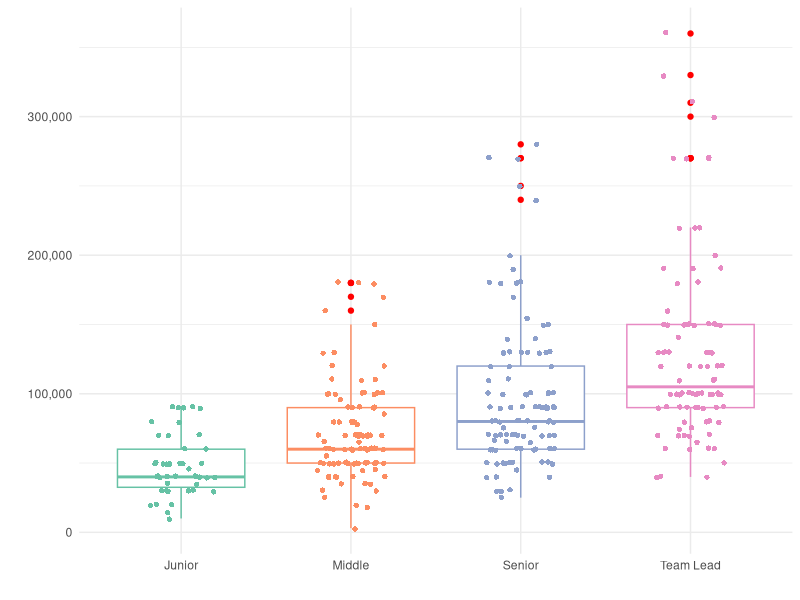
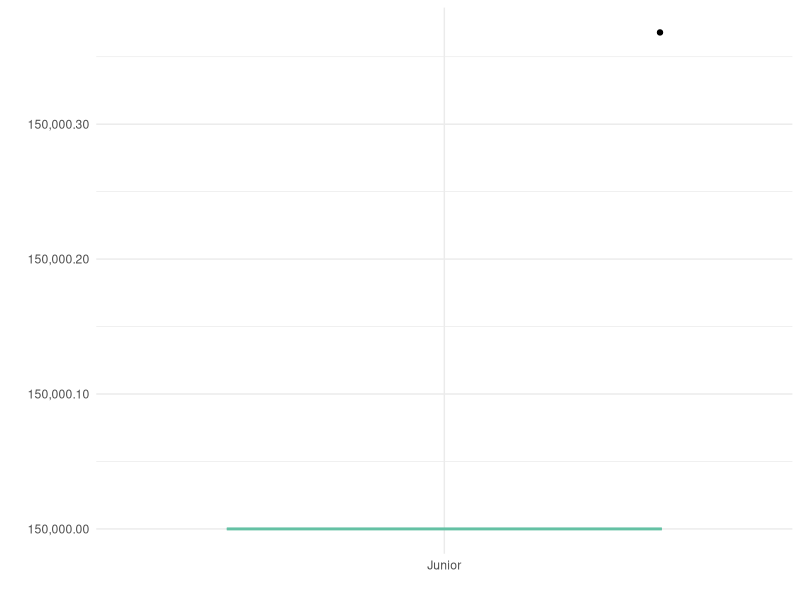
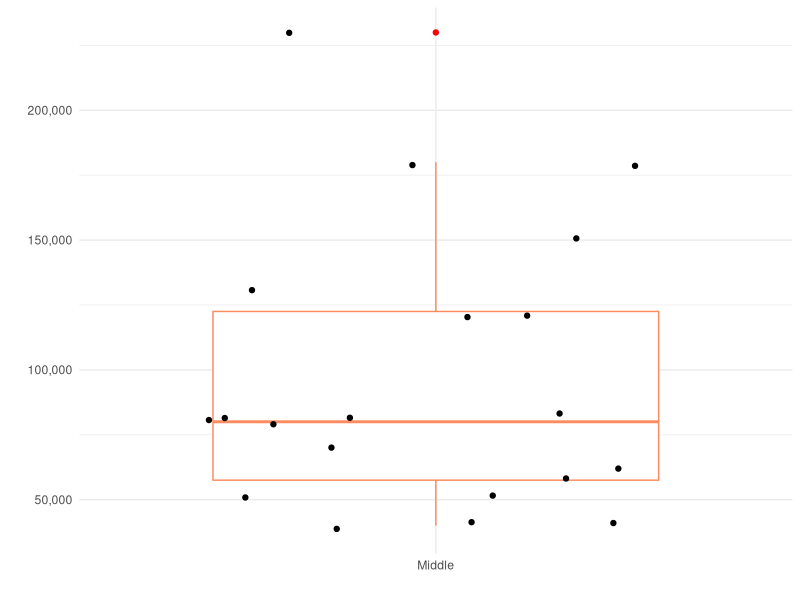
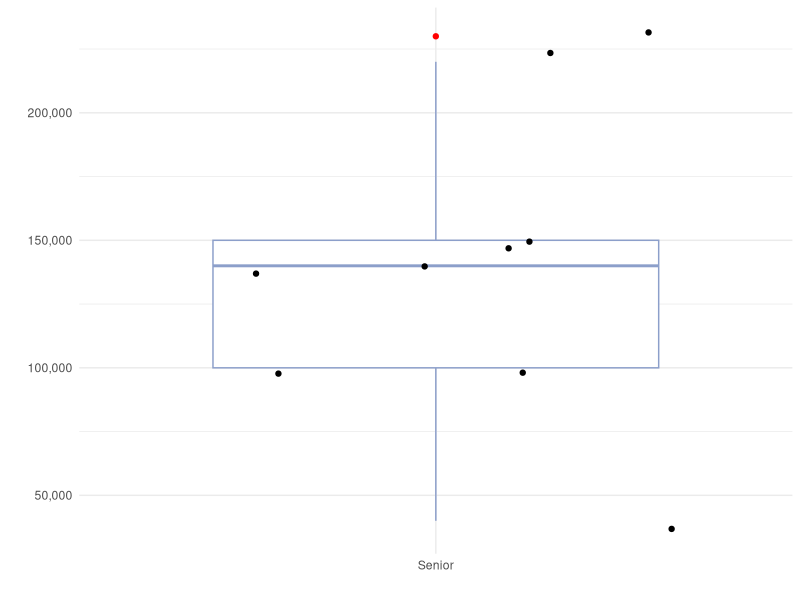
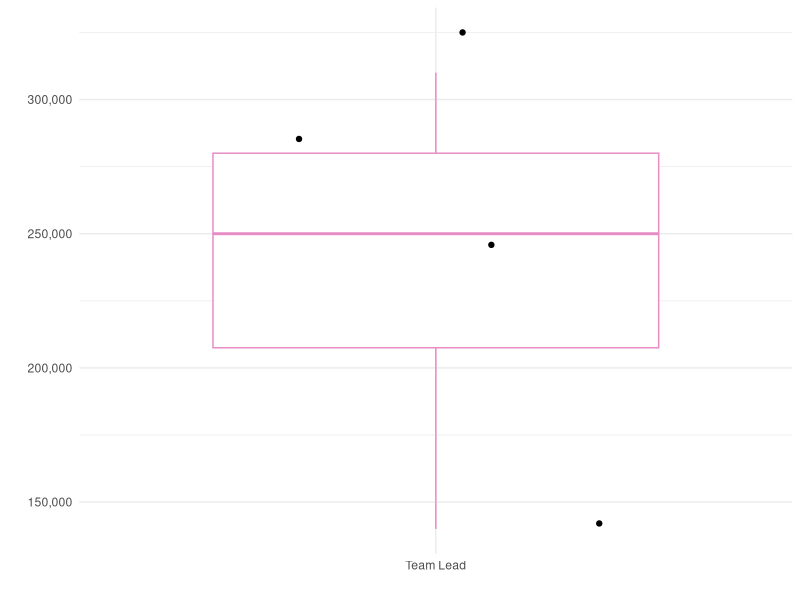

The R source for these figures, in order:
## ---- chunk 1
#| warning: false
#| echo: false
library(tidyverse)
library(scales)
library(kableExtra)
a <- read_csv("2D_Animator_Resume_12.2023.csv")
## ---- chunk 2
#| warning: false
#| echo: false
colSums(!is.na(a))
## ---- chunk 3
#| warning: false
#| echo: false
kbl(a) |> 
  kable_material(c("striped", "hover"))
## ---- chunk 4
#| warning: false
#| echo: false
a1 <- a |> 
  select("Junior", "Middle", "Senior", "Team Lead")
  
a1 <- gather(a1)

ggplot(a1, mapping = aes(key, value, color = key)) +
  geom_boxplot(outlier.colour = "red", notch=FALSE) +
  geom_jitter(shape=16, position=position_jitter(0.2)) +
  facet_grid() +
  scale_color_brewer(palette="Set2") +
  theme_minimal() +
  labs(x = " ") +
  labs(y = " ") +
  scale_y_continuous(labels = comma) +
  guides(color = FALSE)
## ---- chunk 5
#| warning: false
#| echo: false
a <- drop_na(a, Junior, Middle, Senior, `Team Lead`)
knitr::kable(head(summary(a[1:4])))
## ---- chunk 6
#| warning: false
#| echo: false
junior <- read_csv("2D_Animator_Vacancy_Junior_12.2023.csv")
middle <- read_csv("2D_Animator_Vacancy_Middle_12.2023.csv")
senior <- read_csv("2D_Animator_Vacancy_Senior_12.2023.csv")
teamlead <- read_csv("2D_Animator_Vacancy_TeamLead_12.2023.csv")
## ---- chunk 7
#| warning: false
#| echo: false
#| layout-ncol: 2
#| layout-nrow: 2
j1 <- gather(junior[ ,1])
m1 <- gather(middle[ ,1])
s1 <- gather(senior[ ,1])
t1 <- gather(teamlead[ ,1])

j1$key <- paste0("Junior")
m1$key <- paste0("Middle")
s1$key <- paste0("Senior")
t1$key <- paste0("Team Lead")

ggplot(j1, mapping = aes(key, value)) +
  geom_boxplot(colour = "#64c1a4", outlier.colour = "red", notch=FALSE) +
  geom_jitter() +
  facet_grid() +
  theme_minimal() +
  labs(x = " ") +
  labs(y = " ") +
  scale_y_continuous(labels = comma) + 
  guides(color = FALSE)

ggplot(m1, mapping = aes(key, value)) +
  geom_boxplot(colour = "#fb8c60", outlier.colour = "red", notch=FALSE) +
  geom_jitter() +
  facet_grid() +
  theme_minimal() +
  labs(x = " ") +
  labs(y = " ") +
  scale_y_continuous(labels = comma) + 
  guides(color = FALSE)

ggplot(s1, mapping = aes(key, value)) +
  geom_boxplot(colour = "#8c9fca", outlier.colour = "red", notch=FALSE) +
  geom_jitter() +
  facet_grid() +
  theme_minimal() +
  labs(x = " ") +
  labs(y = " ") +
  scale_y_continuous(labels = comma) + 
  guides(color = FALSE)

ggplot(t1, mapping = aes(key, value)) +
  geom_boxplot(colour = "#e78cc4", outlier.colour = "red", notch=FALSE) +
  geom_jitter() +
  facet_grid() +
  theme_minimal() +
  labs(x = " ") +
  labs(y = " ") +
  scale_y_continuous(labels = comma) + 
  guides(color = FALSE)
## ---- chunk 8
#| warning: false
#| echo: false
#| layout-ncol: 4
colnames(j1)[2]  <- "Junior"
colnames(m1)[2]  <- "Middle"
colnames(s1)[2]  <- "Senior"
colnames(t1)[2]  <- "Team Lead"
knitr::kable(head(summary(j1[ ,2])))
knitr::kable(head(summary(m1[ ,2])))
knitr::kable(head(summary(s1[ ,2])))
knitr::kable(head(summary(t1[ ,2])))
## ---- chunk 9
#| warning: false
#| echo: false
kbl(junior) |> 
  kable_minimal("hover")
## ---- chunk 10
#| warning: false
#| echo: false
kbl(middle) |> 
  kable_minimal()
## ---- chunk 11
#| warning: false
#| echo: false
kbl(senior) |> 
  kable_minimal()
## ---- chunk 12
#| warning: false
#| echo: false
kbl(teamlead) |> 
  kable_minimal()
